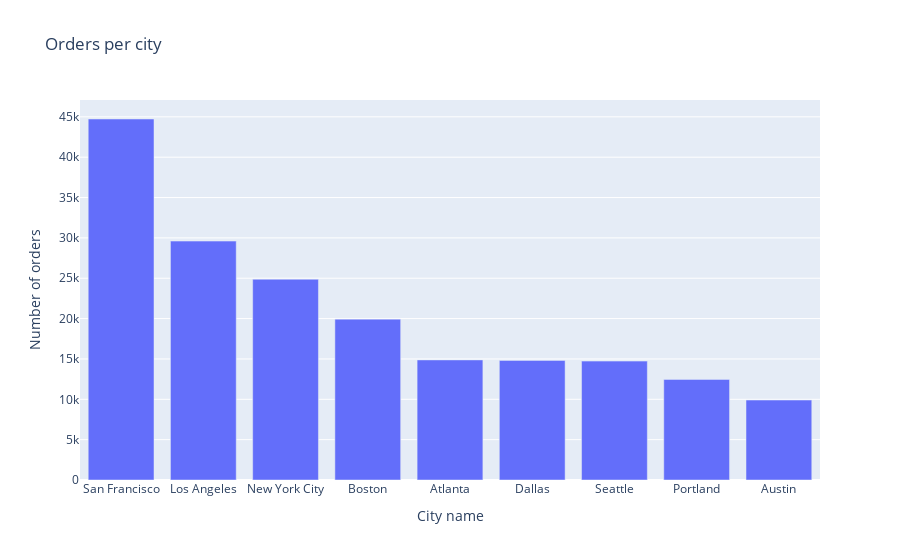

The cell this chart's notebook holds for it:
### Code cell
trace = go.Bar(x=all_data.groupby('City')['City'].count().sort_values(ascending=False).index, y=all_data.groupby('City')['City'].count().sort_values(ascending=False).values, name='Orders')
layout = go.Layout(title='Orders per city', xaxis=dict(title='City name'), yaxis=dict(title='Number of orders'))
fig = go.Figure(data=[trace], layout=layout)
iplot(fig)

### Figure 1 — Plotly figure (JSON) as saved in the notebook; plotly's stock layout.template omitted (floating-point values rounded to 4 significant figures)
{"data": [{"name": "Orders", "type": "bar", "x": ["San Francisco", "Los Angeles", "New York City", "Boston", "Atlanta", "Dallas", "Seattle", "Portland", "Austin"], "y": [44732, 29605, 24876, 19934, 14881, 14820, 14732, 12465, 9905]}], "layout": {"title": {"text": "Orders per city"}, "xaxis": {"title": {"text": "City name"}}, "yaxis": {"title": {"text": "Number of orders"}}}}
